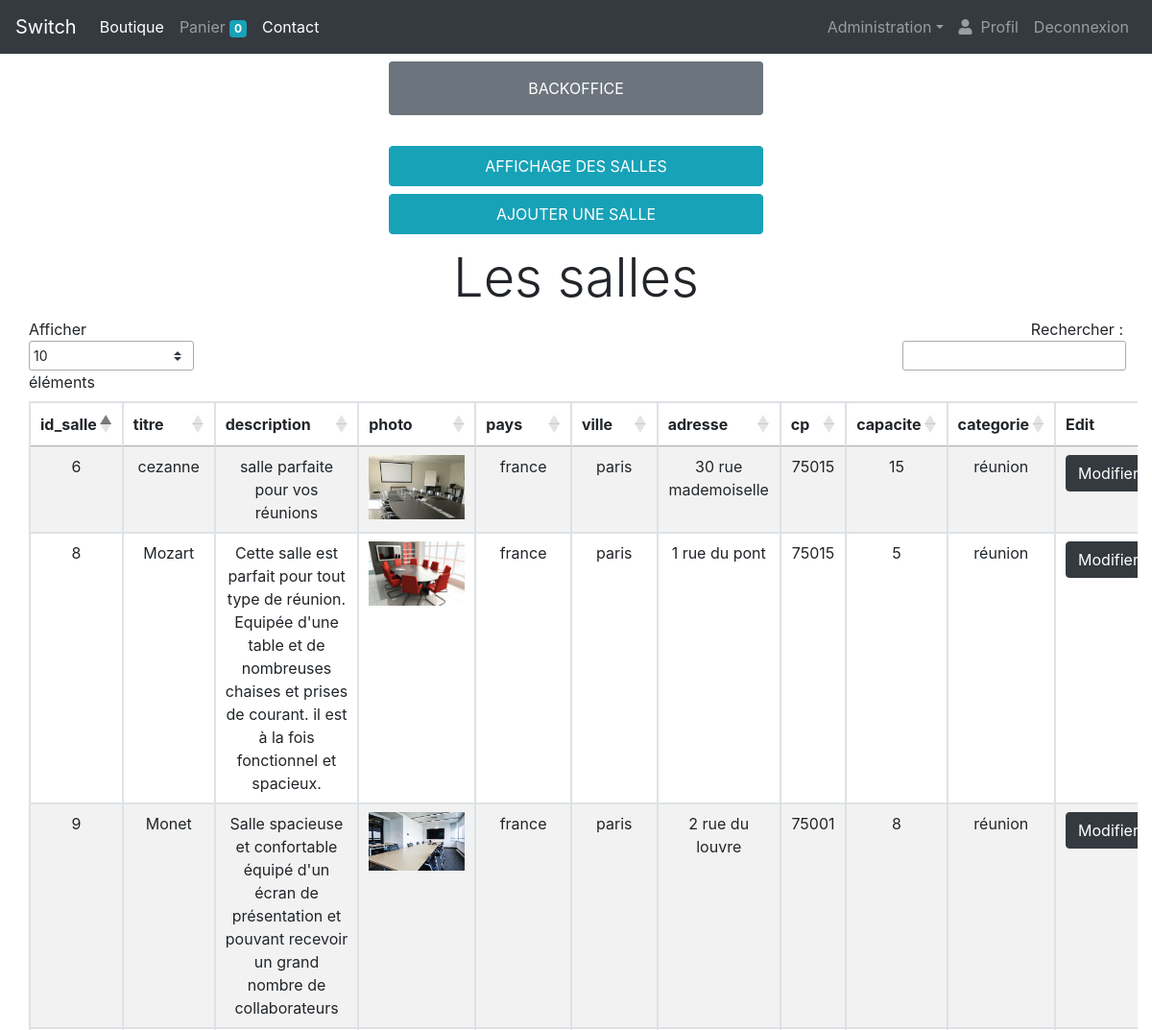
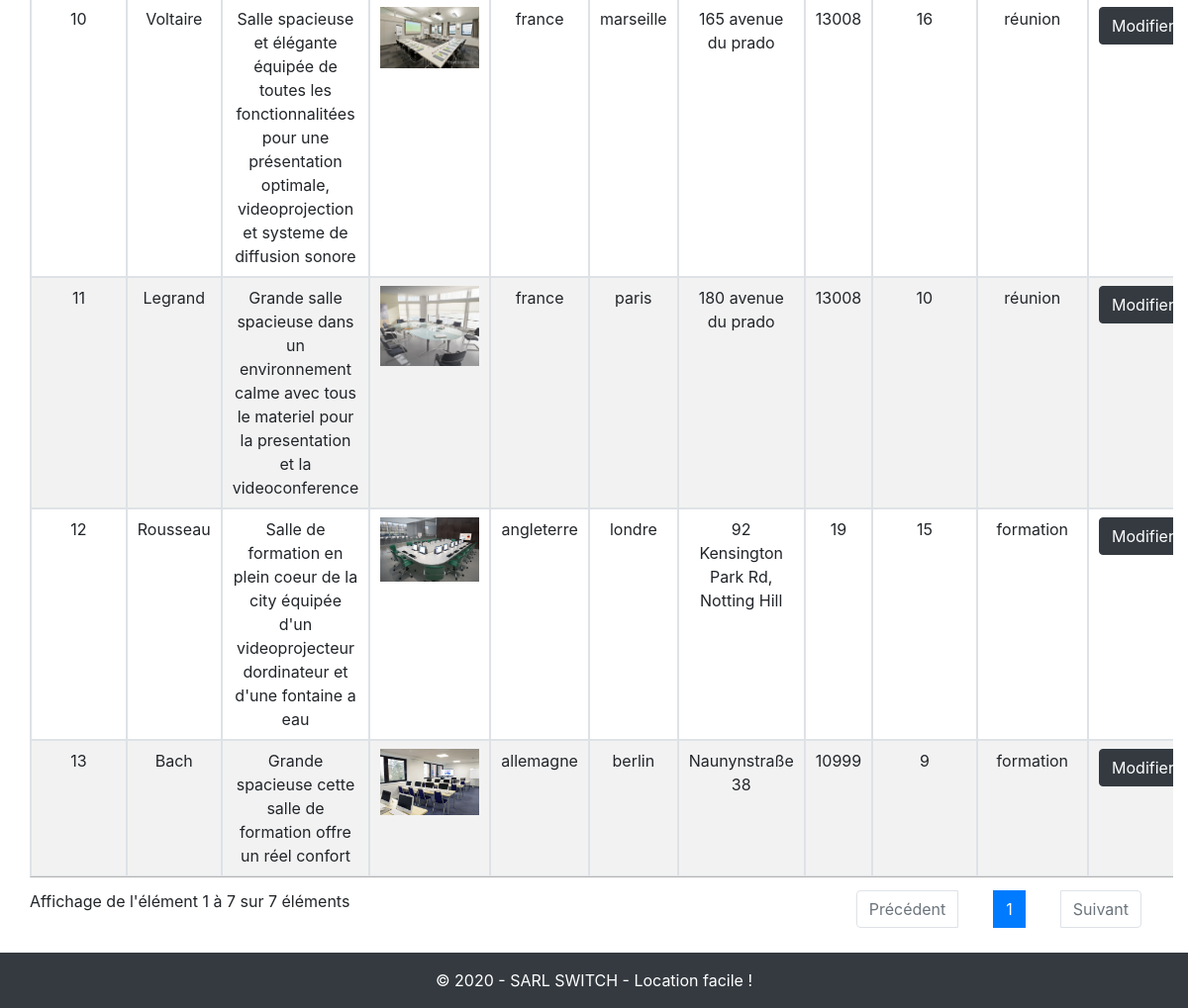
The page /admin/gestion_salle.php?action=affichage (signed in) on the database its author committed (2 pictures, top to bottom).
### tables this page shows
CREATE TABLE IF NOT EXISTS `salle` (
  `id_salle` int(3) NOT NULL AUTO_INCREMENT,
  `titre` varchar(200) DEFAULT NULL,
  `description` text DEFAULT NULL,
  `photo` varchar(200) DEFAULT NULL,
  `pays` varchar(20) DEFAULT NULL,
  `ville` varchar(20) DEFAULT NULL,
  `adresse` varchar(50) DEFAULT NULL,
  `cp` int(5) DEFAULT NULL,
  `capacite` int(3) DEFAULT NULL,
  `categorie` enum('réunion','bureau','formation') NOT NULL,
  PRIMARY KEY (`id_salle`)
);

### admin/gestion_salle.php (the view, shortened to what this page needs)
<?php
require_once('../inc/init.inc.php');
require_once('../inc/header.inc.php');
?>
<div><p class="col-md-4 offset-md-4 bg-secondary text-center rounded text-white mt-2 p-3">BACKOFFICE</p></div>
<div><a href="?action=affichage" class="col-md-4 offset-md-4 btn btn-info p-2 mb-1 mt-3">AFFICHAGE DES SALLES</a></div>
<div><a href="?action=ajout" class="col-md-4 offset-md-4 btn btn-info p-2 my-1">AJOUTER UNE SALLE</a></div>
<?php if(isset($_GET['action']) && $_GET['action'] == 'affichage'): ?>
<?php $data = $bdd ->query("SELECT * FROM salle ORDER BY id_salle"); ?>
<h3 class="display-4 text-center mt-2">Les salles</h3>
<div class="container col-12 overflow-auto">
<table  id="opentable" class="table table-striped table-bordered text-center" style="width:100%">
    <thead>
        <tr>
            <?php
                    for ($i = 0; $i < $data->columnCount(); $i++):
                    $colonne = $data->getColumnMeta($i)
                    ?>
                    <th><?= $colonne['name'] ?></th>
                    <?php endfor; ?>
                    <th>Edit</th>
        </tr>
    </thead>
    <tbody>
    <?php while($products = $data->fetch(PDO::FETCH_ASSOC)): ?>
        <tr>
        <?php foreach($products as $key => $value): ?>
        <?php if($key == 'photo'): ?>
        <td>
            <a data-fancybox="<?= $value ?>" href="<?= $value ?>">
                <img src="<?= $value ?>" alt="" style="width : 100px;">
            </a>
         </td>
        <?php else: ?>
            <td><?= $value ?></td>
        <?php endif; ?>
        <?php endforeach; ?>
                <td><a href="?action=modification&id_salle=<?=$products['id_salle']?>" class="btn btn-dark"> Modifier</a></td>
    </tr>
        <?php endwhile; ?>
</tbody>
</table>
</div>
<?php endif; ?>
<?php
require_once('../inc/footer.inc.php');

### rows shown on the page
salle: id_salle "6", titre "cezanne", description "salle parfaite pour vos réunions", photo (picture), pays "france", ville "paris", adresse "30 rue mademoiselle", cp "75015", capacite "15", categorie "réunion"
salle: id_salle "8", titre "Mozart", description "Cette salle est parfait pour tout type de réunion. Equipée d'une table et de nombreuses chaises et prises de courant. il est à la fois fonctionnel et spacieux.", photo (picture), pays "france", ville "paris", adresse "1 rue du pont", cp "75015", capacite "5", categorie "réunion"
salle: id_salle "9", titre "Monet", description "Salle spacieuse et confortable équipé d'un écran de présentation et pouvant recevoir un grand nombre de collaborateurs", photo (picture), pays "france", ville "paris", adresse "2 rue du louvre", cp "75001", capacite "8", categorie "réunion"
salle: id_salle "10", titre "Voltaire", description "Salle spacieuse et élégante équipée de toutes les fonctionnalitées pour une présentation optimale, videoprojection et systeme de diffusion sonore", photo (picture), pays "france", ville "marseille", adresse "165 avenue du prado", cp "13008", capacite "16", categorie "réunion"
salle: id_salle "11", titre "Legrand", description "Grande salle spacieuse dans un environnement calme avec tous le materiel pour la presentation et la videoconference", photo (picture), pays "france", ville "paris", adresse "180 avenue du prado", cp "13008", capacite "10", categorie "réunion"
salle: id_salle "12", titre "Rousseau", description "Salle de formation en plein coeur de la city équipée d'un videoprojecteur dordinateur et d'une fontaine a eau", photo (picture), pays "angleterre", ville "londre", adresse "92 Kensington Park Rd, Notting Hill", cp "19", capacite "15", categorie "formation"
salle: id_salle "13", titre "Bach", description "Grande spacieuse cette salle de formation offre un réel confort", photo (picture), pays "allemagne", ville "berlin", adresse "Naunynstraße 38", cp "10999", capacite "9", categorie "formation"

### other values the page prints
$nbProduct "0"
$colonne['name'] "id_salle"
$colonne['name'] "titre"
$colonne['name'] "description"
$colonne['name'] "photo"
$colonne['name'] "pays"
$colonne['name'] "ville"
$colonne['name'] "adresse"
$colonne['name'] "cp"
$colonne['name'] "capacite"
$colonne['name'] "categorie"
